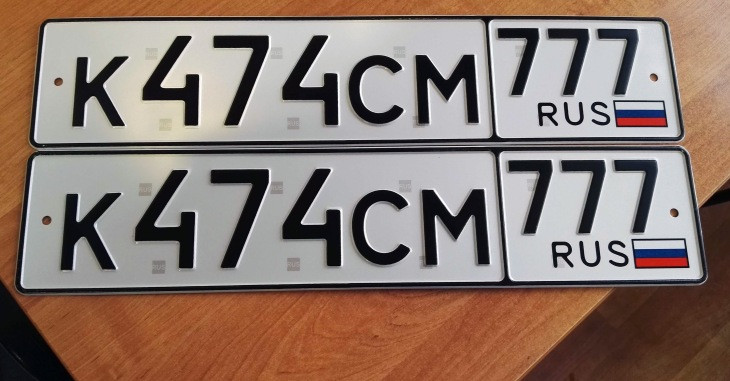
#> input picture 21.jpg, 730 x 381 px
$ python main.py
#> lines starting #> are read from the running program, lines starting #| are printed output that depends on the picture; after the words box and inside, x2 and y2 are one past the last pixel; in counts of white or black regions, pixels touching at a corner belong together
import cv2
import imutils
import pytesseract
pytesseract.pytesseract.tesseract_cmd = 'C:\Program Files\Tesseract-OCR\\tesseract'
image = cv2.imread('21.jpg')
#> image is the input picture: shape (381, 730, 3); mean B, G, R 111, 121, 140.9
image = imutils.resize(image, width=300)
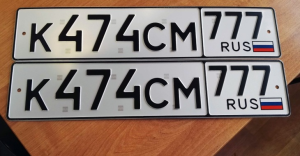
#> image: shape (156, 300, 3); mean B, G, R 111, 121, 140.9
gray_image = cv2.cvtColor(image, cv2.COLOR_BGR2GRAY)
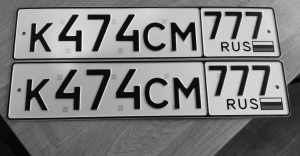
#> gray_image: shape (156, 300); min 3, max 244, mean 125.8

gray_image = cv2.bilateralFilter(gray_image, 11, 17, 17)

edged = cv2.Canny(gray_image, 20, 200)
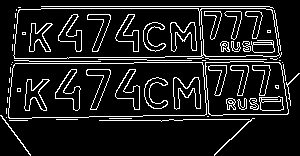
#> edged: shape (156, 300); 11.6% white in thin lines or dots
cv2.imshow("edged image", edged)
cv2.waitKey(0)
cnts,new = cv2.findContours(edged.copy(), cv2.RETR_LIST, cv2.CHAIN_APPROX_SIMPLE)
#> cnts = 113 contours, 51 with area under 20; largest, box (x1, y1, x2, y2) and area: (13, 8, 282, 59) 12612, (8, 62, 207, 119) 10398, (8, 62, 207, 119) 10395, (13, 8, 204, 59) 9112, (205, 61, 289, 116) 4090; new = 113 rows, first 6: [1, -1, -1, -1], [2, 0, -1, -1], [3, 1, -1, -1], [4, 2, -1, -1], [5, 3, -1, -1], [6, 4, -1, -1]
image1=image.copy()
cv2.drawContours(image1,cnts,-1,(0,255,0),3)
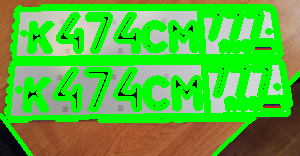
#> image1: shape (156, 300, 3); mean B, G, R 60.1, 184.3, 86.5
cv2.imshow("contours",image1)
cv2.waitKey(0)
cnts = sorted(cnts, key = cv2.contourArea, reverse = True) [:10]
#> cnts = 10 contours; largest, box (x1, y1, x2, y2) and area: (13, 8, 282, 59) 12612, (8, 62, 207, 119) 10398, (8, 62, 207, 119) 10395, (13, 8, 204, 59) 9112, (205, 61, 289, 116) 4090
screenCnt = None
image2 = image.copy()
cv2.drawContours(image2,cnts,-1,(0,255,0),3)
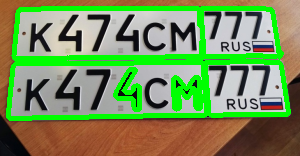
#> image2: shape (156, 300, 3); 17.91% of pixels changed, all inside (x1, y1, x2, y2) = (6, 6, 291, 121)
cv2.imshow("Top 30 contours",image2)
cv2.waitKey(0)
i=7
for c in cnts:
        perimeter = cv2.arcLength(c, True)
        approx = cv2.approxPolyDP(c, 0.016 * perimeter, True)
        if len(approx) == 4:
                screenCnt = approx
                x, y, w, h = cv2.boundingRect(c)
                new_img = image[y:y + h, x:x + w]
                cv2.imwrite('./' + str(i) + '.png', new_img)
                i += 1
                break
#> this loop made 1 pass
#> (perimeter, screenCnt, x, y, w, h, i) on pass 1: (677.4, [[13, 55], [281, 52], [271, 9], [18, 10]], 13, 8, 269, 51, 8)
#> pass 1, `new_img = image[y:y + h, x:x + w]`:
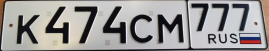
#> new_img: shape (51, 269, 3); mean B, G, R 151.5, 152.6, 154.9
#> after the loop, i = 8
cv2.drawContours(image, [screenCnt], -1, (0, 255, 0), 3)
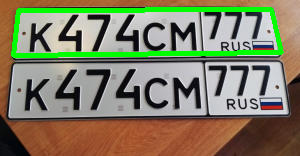
#> image: shape (156, 300, 3); 6.47% of pixels changed, all inside (x1, y1, x2, y2) = (11, 7, 284, 58)
cv2.imshow("image with detected license plate", image)
cv2.waitKey(0)
Cropped_loc = './7.png'
cv2.imshow("cropped", cv2.imread(Cropped_loc))
#> (the run stopped early here; a loop or call above may not have finished)

$ run again, with 10.jpg copied over 21.jpg
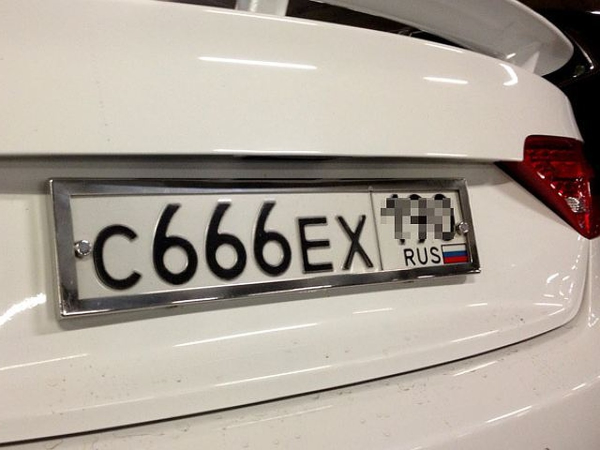
#> input picture 10.jpg, 1200 x 900 px (shown at 1/2 size)
#> image is the input picture: shape (900, 1200, 3); mean B, G, R 153.4, 163.9, 172.8
#> edged: shape (225, 300); 7.7% white in thin lines or dots
#> `cnts,new = cv2.findContours(edged.copy(), cv2.RETR_LIST, cv2.CHAIN_APP..`: cnts = 128 contours, 94 with area under 20; largest, box (x1, y1, x2, y2) and area: (34, 95, 234, 150) 1744, (186, 96, 233, 137) 792, (76, 102, 99, 143) 550, (76, 102, 99, 143) 524, (102, 101, 124, 141) 498; new = 128 rows, first 6: [1, -1, -1, -1], [2, 0, -1, -1], [3, 1, -1, -1], [4, 2, -1, -1], [5, 3, -1, -1], [6, 4, -1, -1]
#> `cnts = sorted(cnts, key = cv2.contourArea, reverse = True) [:10]`: cnts = 10 contours; largest, box (x1, y1, x2, y2) and area: (34, 95, 234, 150) 1744, (186, 96, 233, 137) 792, (76, 102, 99, 143) 550, (76, 102, 99, 143) 524, (102, 101, 124, 141) 498
#> image2: shape (225, 300, 3); mean B, G, R 140.6, 177.9, 158.3
#> the loop `for c in cnts:` made 9 passes
#> (perimeter, screenCnt, x, y, w, h, i) on pass 9: (899, [[293, 121], [271, 166], [0, 221], [269, 169]], 0, 121, 294, 101, 8)
#> after the loop `for c in cnts:`: i = 8
#> `cv2.imshow("cropped", cv2.imread(Cropped_loc))`:
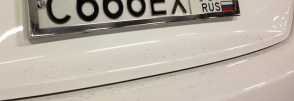
#> window 'cropped': shape (101, 294, 3); mean B, G, R 163.6, 174.6, 183.2
